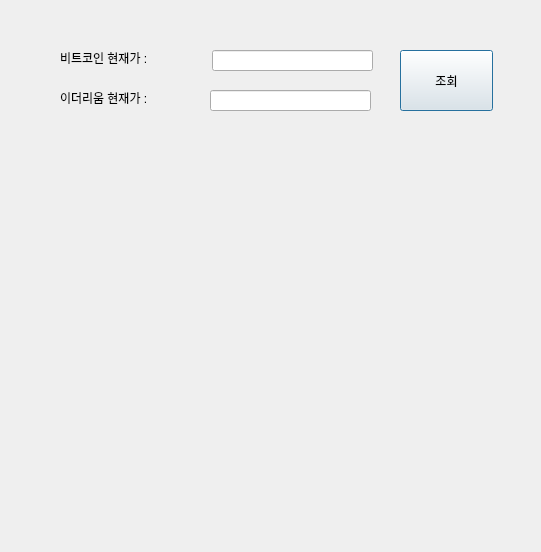
<?xml version="1.0" encoding="UTF-8"?>
<ui version="4.0">
 <class>Dialog</class>
 <widget class="QDialog" name="Dialog">
  <property name="geometry">
   <rect>
    <x>0</x>
    <y>0</y>
    <width>541</width>
    <height>552</height>
   </rect>
  </property>
  <property name="windowTitle">
   <string>업비트 시세 조회기</string>
  </property>
  <property name="windowIcon">
   <iconset>
    <normaloff>D:/다운로드/iconfinder_45_Bitcoin_logo_logos_4373266.png</normaloff>D:/다운로드/iconfinder_45_Bitcoin_logo_logos_4373266.png</iconset>
  </property>
  <widget class="QPushButton" name="pushButton">
   <property name="geometry">
    <rect>
     <x>400</x>
     <y>50</y>
     <width>93</width>
     <height>61</height>
    </rect>
   </property>
   <property name="text">
    <string>조회</string>
   </property>
  </widget>
  <widget class="QLabel" name="label">
   <property name="geometry">
    <rect>
     <x>60</x>
     <y>50</y>
     <width>131</width>
     <height>16</height>
    </rect>
   </property>
   <property name="text">
    <string>비트코인 현재가 :</string>
   </property>
  </widget>
  <widget class="QLineEdit" name="lineEdit">
   <property name="geometry">
    <rect>
     <x>212</x>
     <y>50</y>
     <width>161</width>
     <height>21</height>
    </rect>
   </property>
  </widget>
  <widget class="QLabel" name="label_2">
   <property name="geometry">
    <rect>
     <x>60</x>
     <y>90</y>
     <width>131</width>
     <height>16</height>
    </rect>
   </property>
   <property name="text">
    <string>이더리움 현재가 :</string>
   </property>
  </widget>
  <widget class="QLineEdit" name="lineEdit_2">
   <property name="geometry">
    <rect>
     <x>210</x>
     <y>90</y>
     <width>161</width>
     <height>21</height>
    </rect>
   </property>
  </widget>
 </widget>
 <resources/>
 <connections/>
</ui>
